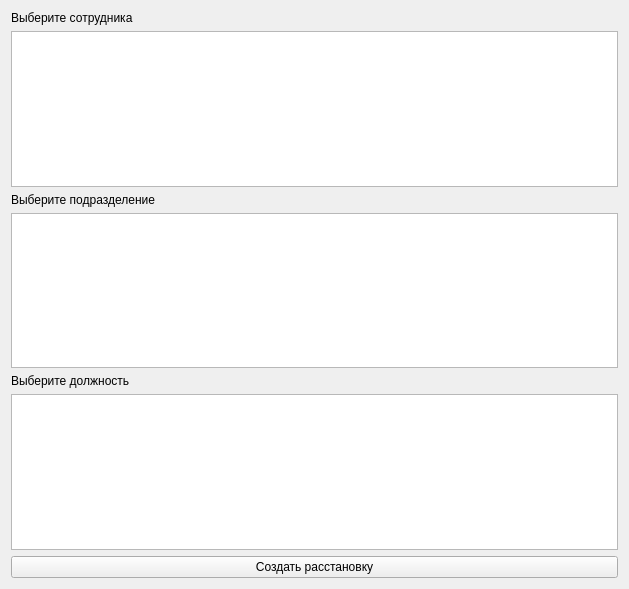
<?xml version="1.0" encoding="UTF-8"?>
<ui version="4.0">
 <class>Form</class>
 <widget class="QWidget" name="Form">
  <property name="geometry">
   <rect>
    <x>0</x>
    <y>0</y>
    <width>629</width>
    <height>589</height>
   </rect>
  </property>
  <property name="windowTitle">
   <string>Form</string>
  </property>
  <layout class="QVBoxLayout" name="verticalLayout_4">
   <item>
    <layout class="QVBoxLayout" name="verticalLayout">
     <item>
      <widget class="QLabel" name="label">
       <property name="text">
        <string>Выберите сотрудника</string>
       </property>
      </widget>
     </item>
     <item>
      <widget class="QTableView" name="tableView"/>
     </item>
    </layout>
   </item>
   <item>
    <layout class="QVBoxLayout" name="verticalLayout_2">
     <item>
      <widget class="QLabel" name="label_2">
       <property name="text">
        <string>Выберите подразделение</string>
       </property>
      </widget>
     </item>
     <item>
      <widget class="QTableView" name="tableView_2"/>
     </item>
    </layout>
   </item>
   <item>
    <layout class="QVBoxLayout" name="verticalLayout_3">
     <item>
      <widget class="QLabel" name="label_3">
       <property name="text">
        <string>Выберите должность</string>
       </property>
      </widget>
     </item>
     <item>
      <widget class="QTableView" name="tableView_3"/>
     </item>
    </layout>
   </item>
   <item>
    <widget class="QPushButton" name="pushButton">
     <property name="text">
      <string>Создать расстановку</string>
     </property>
    </widget>
   </item>
  </layout>
 </widget>
 <resources/>
 <connections/>
</ui>
